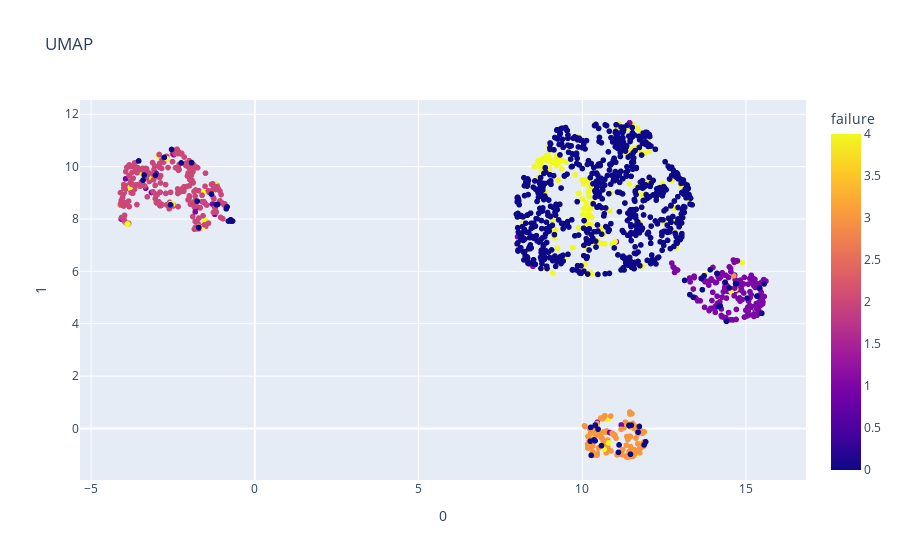

Source (notebook cell):
### Code cell
fig = px.scatter(embedding, x=0, y=1,color='failure', title='UMAP')
fig.show()

### Figure 1 — Plotly figure (JSON) as saved in the notebook; plotly's stock layout.template omitted (floating-point values rounded to 4 significant figures; data arrays with more than 128 entries replaced by an {"elided": "..."} marker saying what was removed)
{"data": [{"hovertemplate": "0=%{x}<br>1=%{y}<br>failure=%{marker.color}<extra></extra>", "legendgroup": "", "marker": {"color": {"elided": "1522 int values"}, "coloraxis": "coloraxis", "symbol": "circle"}, "mode": "markers", "name": "", "showlegend": false, "type": "scattergl", "x": {"elided": "1522 float values"}, "xaxis": "x", "y": {"elided": "1522 float values"}, "yaxis": "y"}], "layout": {"coloraxis": {"colorbar": {"title": {"text": "failure"}}, "colorscale": [[0, "#0d0887"], [0.1111, "#46039f"], [0.2222, "#7201a8"], [0.3333, "#9c179e"], [0.4444, "#bd3786"], [0.5556, "#d8576b"], [0.6667, "#ed7953"], [0.7778, "#fb9f3a"], [0.8889, "#fdca26"], [1, "#f0f921"]]}, "legend": {"tracegroupgap": 0}, "title": {"text": "UMAP"}, "xaxis": {"anchor": "y", "domain": [0, 1], "title": {"text": "0"}}, "yaxis": {"anchor": "x", "domain": [0, 1], "title": {"text": "1"}}}}
